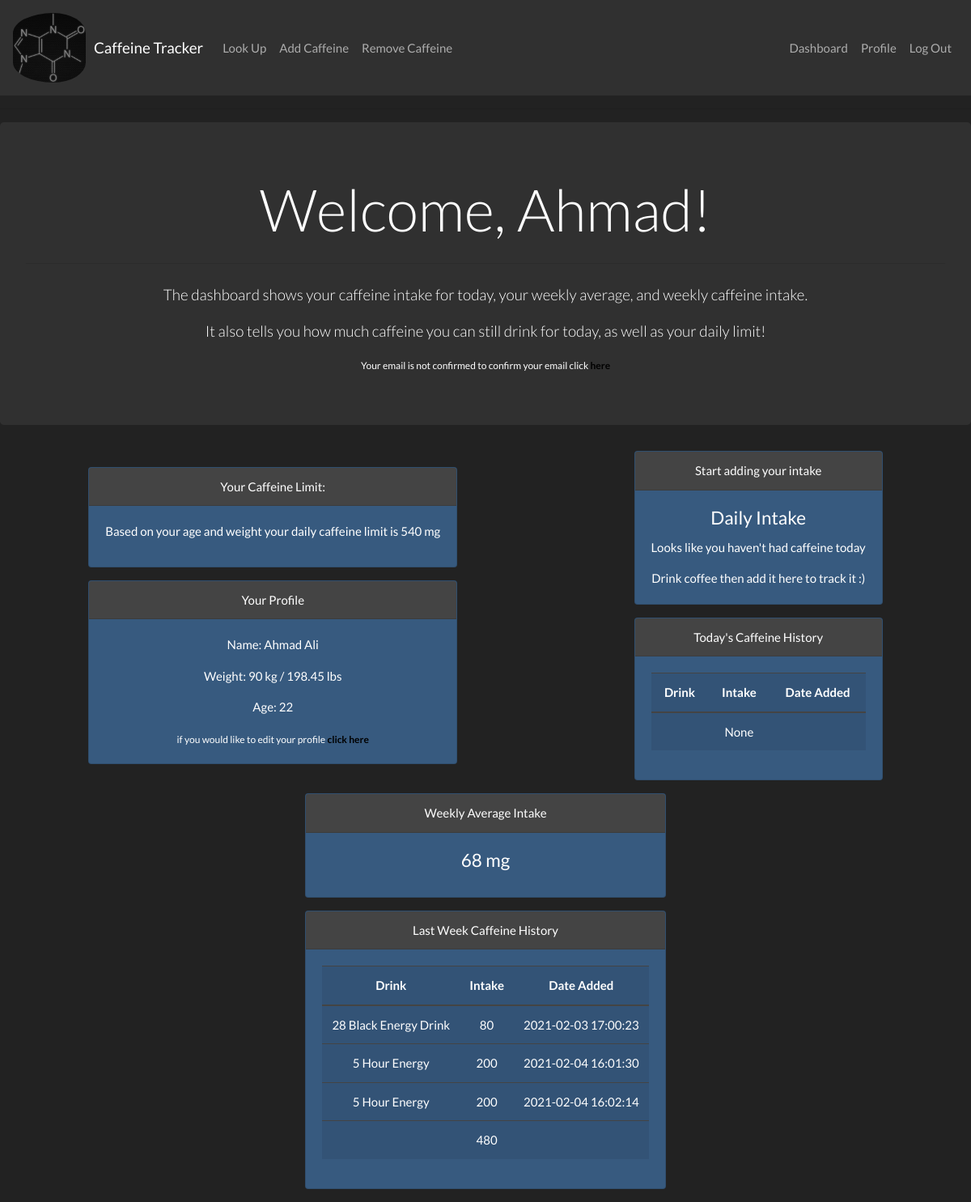
/dashboard (signed in), run on an earlier commit of the app's database.
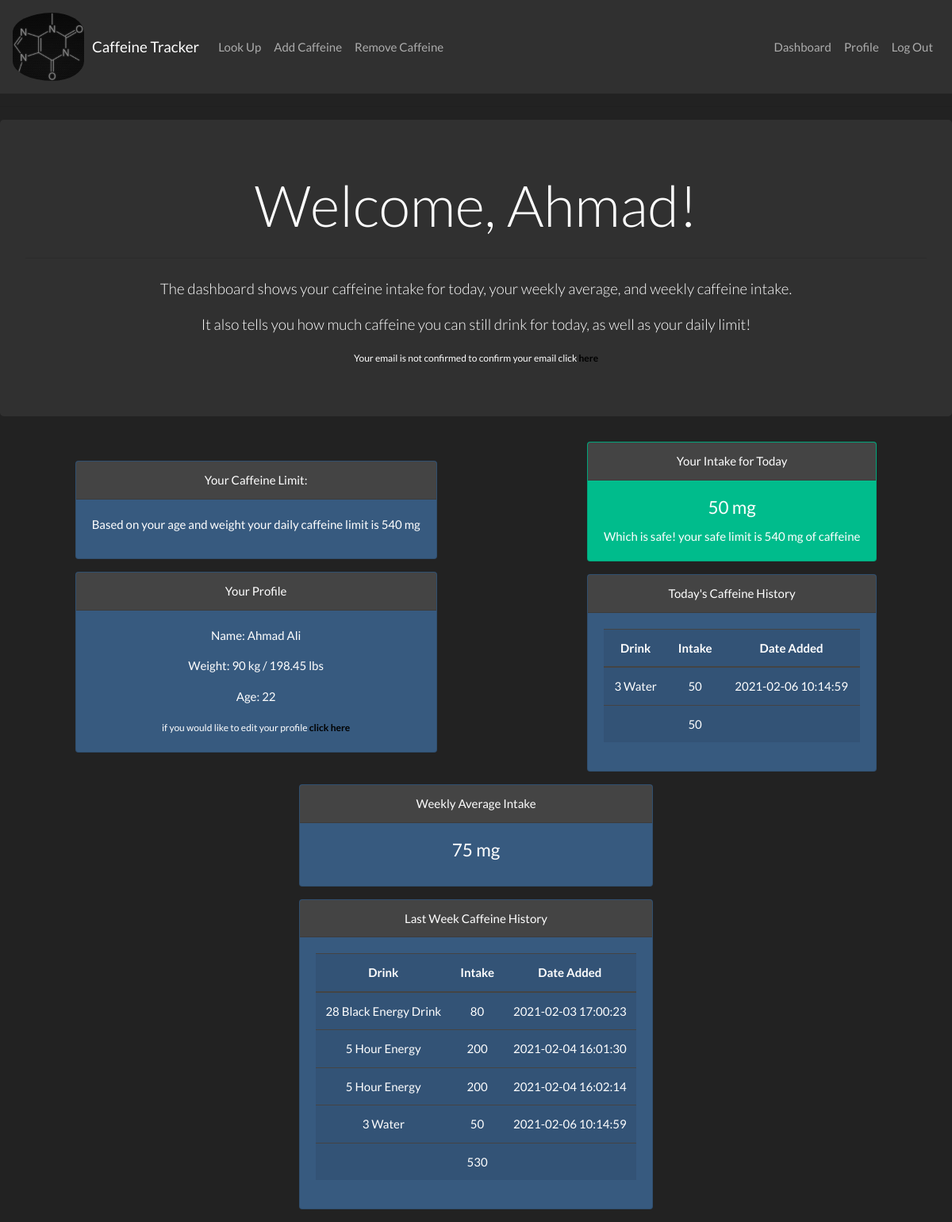
And on a later commit of the database.
### tables this page shows
CREATE TABLE 'users' ('id' INTEGER PRIMARY KEY AUTOINCREMENT NOT NULL, 'username' TEXT NOT NULL, 'hash' TEXT NOT NULL, 'email' TEXT NOT NULL, 'firstname' TEXT, 'lastname' TEXT, 'age' NUMERIC, weight NUMERIC);

CREATE TABLE 'history' ('user_id' TEXT NOT NULL, 'Intake' TEXT NOT NULL, 'date_added' TEXT NOT NULL, 'Drink' TEXT NOT NULL, FOREIGN KEY (user_id) REFERENCES users(id));

### app.py (the view, shortened to what this page needs)
@app.route("/dashboard", methods=["GET", "POST"])
@login_required
def dashboard():
    user_id = session["user_id"]
    username = db.execute("SELECT username FROM users WHERE id = :user_id", user_id = user_id)
    danger = False
    isWeight = False
    inPounds = None
    send_intake = True
    safeLimit = 0
    safeAdultNumber = 6 #6mg/kg of caffeine seems safe for adults
    safeTeensNumber = 2.5  #2.5mg/kg of caffeine seems safe for teens
    weightValue = db.execute("Select weight from users WHERE id = :user_id", user_id = user_id)
    if weightValue[0]['weight']:
        isWeight = True
    isIntake = db.execute("Select Intake FROM history where user_id =:user_id", user_id = user_id)
    firstname= db.execute("SELECT firstname FROM users WHERE id = :user_id", user_id = user_id)
    lastname= db.execute("SELECT lastname FROM users WHERE id = :user_id", user_id = user_id)
    get_age = db.execute("SELECT age FROM users WHERE id = :user_id", user_id = user_id)
    checkConfirmation = db.execute("SELECT confirmed FROM email_confirmation WHERE user = :user", user = username[0]['username'])
    isConfirmed = checkConfirmation[0]['confirmed']
    print("is confrimed? ", isConfirmed)
    print("AGE IS : ", get_age[0]['age'])
    if get_age[0]['age']:
        age_person=int(get_age[0]['age'])
        print("AGE IS : ", get_age[0]['age'])
    else:
        age_person = 0
        print("not age")
    weight_person = db.execute("SELECT weight FROM users WHERE id = :user_id", user_id = user_id)
    if weight_person[0]['weight']:
        inPounds = round((weight_person[0]['weight'] * 2.205), 2)
        isWeight = True
    daily_intake = db.execute("SELECT Sum(Intake) as daily_intake FROM history WHERE user_id = :user_id AND date_added BETWEEN datetime('now', 'localtime', 'start of day') AND datetime('now', 'localtime')", user_id = user_id)
    print("intake: ", daily_intake[0]['daily_intake'])
    daily_history = db.execute("SELECT Drink, date_added, Intake FROM history WHERE user_id = :user_id AND date_added BETWEEN datetime('now','localtime', 'start of day') AND datetime('now', 'localtime') ", user_id = user_id)
    weekly_average_sum = db.execute("SELECT Sum(Intake) as weekly_intake FROM history WHERE user_id = :user_id AND date_added BETWEEN datetime('now','localtime', '-6 days') AND datetime('now', 'localtime')", user_id = user_id)
    print("Weekly Average Sum is :", weekly_average_sum[0]['weekly_intake'])
    if weekly_average_sum[0]['weekly_intake']:
        weekly_average_intake = int(weekly_average_sum[0]['weekly_intake'] / 7)
    else:
        weekly_average_intake = 0
    weekly_history = db.execute("SELECT Drink, date_added, Intake FROM history WHERE user_id = :user_id AND date_added BETWEEN datetime('now','localtime', '-6 days') AND datetime('now', 'localtime') ", user_id = user_id)
    if not daily_intake[0]['daily_intake'] or daily_intake[0]['daily_intake'] == None:
        send_intake = False
        print("Your daily intake is :", daily_intake[0]['daily_intake'])
    if isWeight is True and age_person > 0:
        print("I'm inside calcualtions.")
        if age_person >= 18:
            safeLimit = weightValue[0]['weight'] * safeAdultNumber
        elif age_person >= 13 and age_person < 18:
            safeLimit = weightValue[0]['weight'] * safeTeensNumber
        elif age_person >= 4 and age_person < 7:
            safeLimit = 45
        elif age_person >= 7 and age_person <= 9:
            safeLimit = 62.5
        elif age_person >= 10 and age_person <= 12:
            safeLimit = 85
        if send_intake is True:
            if safeLimit < daily_intake[0]['daily_intake']:
                danger = True
            else:
                danger = False
    '''
    else:
        safeLimit = 'unknown'
        if not daily_intake[0]['daily_intake']:
            danger = False
        elif 400 < daily_intake[0]['daily_intake']:
h    '''
    print("your weight is : ", weight_person[0]['weight'], "your weekly sum: ", weekly_average_intake, "your safe limit is:", safeLimit)
    if firstname[0]['firstname']:
        firstname = firstname[0]['firstname'].capitalize()
    else:
        firstname = firstname[0]['firstname']
    if lastname[0]['lastname']:
        lastname = lastname[0]['lastname'].capitalize()
    else:
        lastname = lastname[0]['lastname']
    return render_template("dashboard.html", daily_intake = daily_intake[0]['daily_intake'], weekly_average_intake = weekly_average_intake, daily_history = daily_history, weekly_history = weekly_history,
    firstname=firstname, danger=danger, safeLimit=safeLimit, weekly_average_sum=weekly_average_sum[0]['weekly_intake'], age_person = age_person, weight_person= weight_person[0]['weight'],
    inPounds = inPounds, lastname=lastname, send_intake = send_intake, isConfirmed=isConfirmed)

### app.py (called while the page is built)
@app.after_request
def after_request(response):
    response.headers["Cache-Control"] = "no-cache, no-store, must-revalidate"
    response.headers["Expires"] = 0
    response.headers["Pragma"] = "no-cache"
    return response

### helpers.py (called while the page is built)
def login_required(f):
    @wraps(f)
    def decorated_function(*args, **kwargs):
        if session.get("user_id") is None:
            return redirect("/login")
        return f(*args, **kwargs)
    return decorated_function

### templates/dashboard.html (shortened to what this page needs)
{% extends "base.html" %}
{% block main %}
    <form action="/Dashboard" method="POST">
        <hr>
        <div class="jumbotron dashboard-stat" style="text-align: center;">
          {% if firstname %}
            <h1 class="display-3">Welcome, {{firstname}}!</h1>
          {% else %}
            <h1 class="display-3">Dashboard</h1>
          {% endif %}
          <hr class="my-4">
          <p class="lead">The dashboard shows your caffeine intake for today, your weekly average, and weekly caffeine intake.</p>
          <p class="lead"> It also tells you how much caffeine you can still drink for today, as well as your daily limit!</p>
          {% if isConfirmed == 'FALSE' %}
            <small>Your email is not confirmed to confirm your email click <strong><a href='/newConfirmationEmail' class="home-links">here</a></strong></small>
          {% endif %}
        </div>
      <div class="dashboard_container">
        <div>
        {% if weight_person  and age_person >0 %}
          <div class="card text-white bg-primary mb-3" style="max-width: 30rem;">
            <div class="card-header">Your Caffeine Limit:</div>
            <div class="card-body">
              <p class="card-title">Based on your age and weight your daily caffeine limit is {{safeLimit}} mg</p>
            </div>
          </div>
        {% endif %}
        <div class="profile_card">
          <div class="card text-white bg-primary mb-3" style="max-width: 30rem;">
              <div class="card-header">Your Profile</div>
              <div class="card-body">
                  {% if not firstname %}
                    {% set firstname = '' %}
                  {% endif %}
                  {% if not lastname %}
                    {% set lastname = '' %}
                  {% endif %}
                  {% if age_person == 0 %}
                    {% set age_person = '' %}
                  {% endif %}
                  {% if not weight_person%}
                    {% set weight_person = '' %}
                  {% endif %}
                  {% if not inPounds %}
                    {% set inPounds = '' %}
                  {% endif %}
                  <p class="card-text">Name: {{firstname}} {{lastname}}</p>
                  {% if not weight_person %}
                    <p class="card-text">Weight:</p>
                  {% else %}
                    <p class="card-text">Weight: {{weight_person}} kg / {{inPounds}} lbs</p>
                  {% endif %}
                  <p class="card-text">Age: {{age_person}} </p>
                  <small>if you would like to edit your profile <strong><a href="\profile" class="home-links">click here</a></strong> </small>
              </div>
            </div>
          </div>
        </div>
        <div>
          {% if send_intake == False or not send_intake %}
            <div class="card text-white bg-primary mb-3" style="max-width: 30rem;">
              <div class="card-header">Start adding your intake</div>
              <div class="card-body">
                <h4 class="card-title">Daily Intake</h4>
                <p class="card-text">Looks like you haven't had caffeine today</p>
                <p class="card-text">Drink coffee then add it here to track it :)</p>
              </div>
            </div>
          {% elif danger == False and send_intake == True and safeLimit > 0%}
            <div class="card text-white bg-success mb-3" style="max-width: 30rem;">
              <div class="card-header">Your Intake for Today</div>
              <div class="card-body">
                  <h4 class="card-title">{{daily_intake}} mg</h4>
                  <p class="card-text">Which is safe! your safe limit is {{safeLimit}} mg of caffeine</p>
              </div>
            </div>
          {% endif %}
          <div class="card text-white bg-primary mb-3" style="max-width: 30rem;">
            <div class="card-header">Today's Caffeine History</div>
            <div class="card-body">
              <div class="table-responsive">
                  <table class="table table-active">
                      <thead>
                          <tr>
                            <th scope="col">Drink</th>
                            <th scope="col">Intake</th>
                            <th scope="col">Date Added</th>
                          </tr>
                      </thead>
                    <tbody>
                      {% for daily in daily_history %}
                          <tr>
                              <td>{{daily.Drink}}</td>
                              <td>{{daily.Intake}}</td>
                              <td>{{daily.date_added}}</td>
                          </tr>
                      {% endfor %}
                    </tbody>
                    <tfoot>
                        <tr>
                          <td colspan="1"></td>
                          <td>{{daily_intake}}</td>
                          <td></td>
                        </tr>
                    </tfoot>
                  </table>
              </div>
            </div>
          </div>
        </div>
        <div>
          {% if weekly_average_intake %}
              <div class="card text-white bg-primary mb-3" style="max-width: 30rem;">
                <div class="card-header">Weekly Average Intake</div>
                <div class="card-body">
                  <h4 class="card-title">{{weekly_average_intake}} mg</h4>
                </div>
          {% endif %}
            </div>
          <div class="card text-white bg-primary mb-3" style="max-width: 30rem;">
            <div class="card-header">Last Week Caffeine History</div>
            <div class="card-body">
              <div class="table-responsive">
                  <table class="table table-active">
                      <thead>
                          <tr>
                            <th scope="col">Drink</th>
                            <th scope="col">Intake</th>
                            <th scope="col">Date Added</th>
                          </tr>
                      </thead>
                    <tbody>
                      {% for weekly in weekly_history %}
                          <tr>
                              <td>{{weekly.Drink}}</td>
                              <td>{{weekly.Intake}}</td>
                              <td>{{weekly.date_added}}</td>
                          </tr>
                      {% endfor %}
                    </tbody>
                    <tfoot>
                        <tr>
                          <td colspan="1"></td>
                          <td>{{weekly_average_sum}}</td>
                          <td></td>
                        </tr>
                    </tfoot>
                  </table>
              </div>
            </div>
          </div>
        </div>
    </div>
    </form>
{% endblock %}

### templates/base.html (shortened to what this page needs)
<!DOCTYPE html>
<html lang="en">
    <head>
        <link rel = "stylesheet" href="/static/bootstrap.min.css">
        <link rel ="stylesheet" href="/static/design.css">
        <link rel ="stylesheet" type="text/css" href="/static/chosen.css">
    </head>
        <body>
            <nav class="navbar navbar-expand-lg navbar-dark bg-dark ">
            <img class="logo" src="/static/logo.jpg" alt="logo">
            <a class="navbar-brand" href="/">Caffeine Tracker</a>
            <div class="collapse navbar-collapse" id="navbarColor01">
                <ul class="navbar-nav mr-auto">
                    <li class = "nav-item">
                        <a class ="nav-link" href = "/lookup">Look Up</a>
                    </li>
                    {% if session.user_id %}
                    <li class = "nav-item">
                        <a class ="nav-link" href = "/add_caffeine">Add Caffeine</a>
                    </li>
                    <li class = "nav-item">
                        <a class ="nav-link" href = "/remove_caffeine">Remove Caffeine</a>
                    </li>
                    {% endif %}
                </ul>
                <form class = "form-inline my-2 my-lg-0">
                    <ul class="navbar-nav mr-auto">
                    {% if session.user_id %}
                        <li class = "nav-item">
                            <a class ="nav-link" href = "/dashboard">Dashboard</a>
                        </li>
                        <li class = "nav-item">
                            <a class = "nav-link" href = "/profile">Profile</a>
                        </li>
                        <li class = "nav-item">
                            <a class = "nav-link" href = "/logout">Log Out</a>
                        </li>
                    {% endif %}
                    </ul>
                </form>
            </div>
            </nav>
            {% block main %}{% endblock %}
        </body>
</html>

### static/design.css (style rules this page uses)
.logo { width:100px; padding: 0px 10px 0px 0px; border-radius: 100px / 50px; filter: grayscale(var(--value, 100%)); }
.table-responsive { max-height:700px; }
.profile_card { margin: 0 auto; float: none; margin-bottom: 10px; }
.dashboard_container { display: flex; flex-wrap: wrap; }
.dashboard_container > div { text-align: center; margin:auto; padding:auto; width:auto; }
a, a.home-links:hover { color: rgba(185, 125, 14, 0.911); }
a.home-links { color:black }

What changed in the data, as far as the page shows it:
added history: Drink "3 Water", Intake "50", date_added "2021-02-06 10:14:59"
Also different on the page:
{{ daily_intake }}: (not shown) → "50"
{{ safeLimit }}: (not shown) → "540"
{{ daily_intake }}: "None" → "50"
{{ weekly_average_intake }}: "68" → "75"
{{ weekly_average_sum }}: "480" → "530"
text no longer shown: "Start adding your intake Daily Intake Looks like you haven't had caffeine today Drink coffee then add it here to track it :)"
text now shown: "Your Intake for Today mg Which is safe! your safe limit is mg of caffeine"
